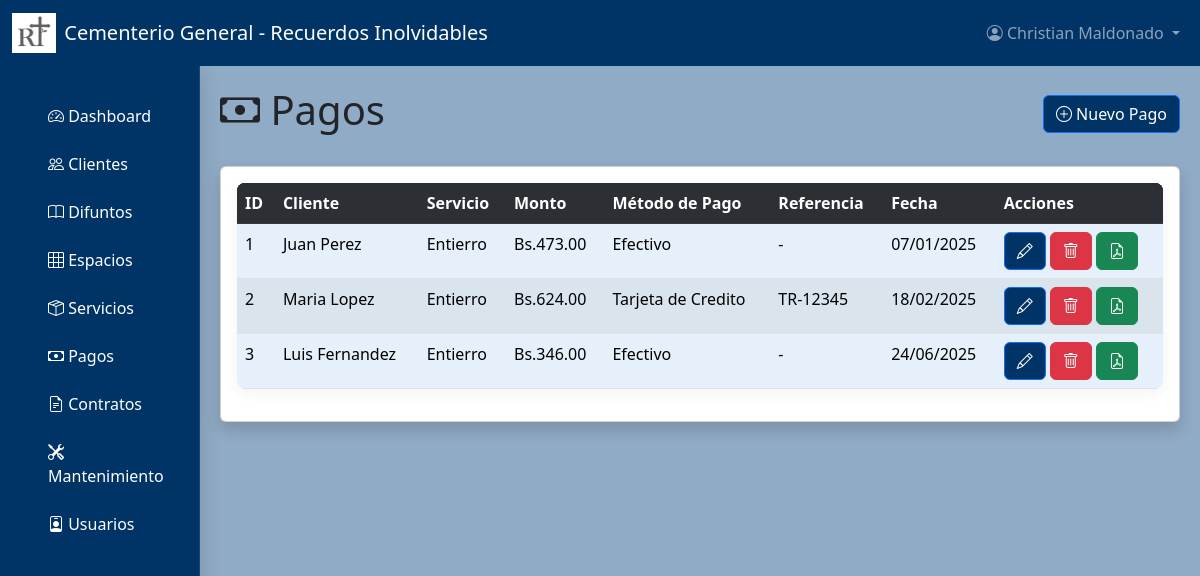
Page /pagos/ (signed in) on the earlier database version.
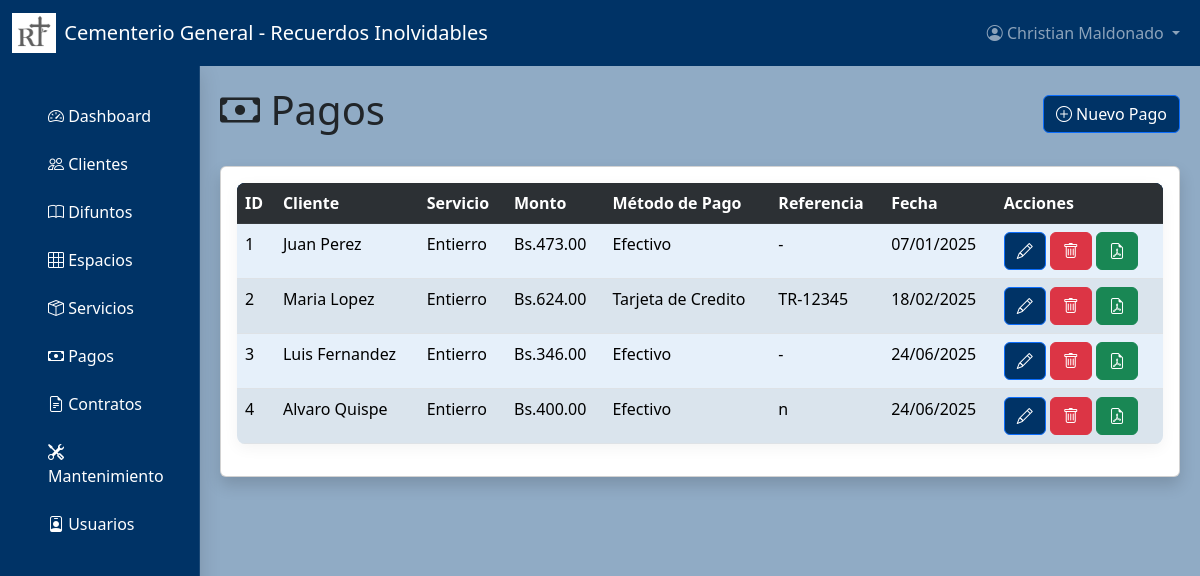
Same page on the later database version.
### models/pago_model.py (models this page shows, shortened)
class Pago(db.Model):
    __tablename__ = "pagos"
    id = db.Column(db.Integer,primary_key=True)
    cliente_id = db.Column(db.Integer,db.ForeignKey('clientes.id'),nullable=False)
    servicio_id = db.Column(db.Integer,db.ForeignKey('servicios.id'),nullable=False)
    monto = db.Column(db.Float(11,2),nullable=False)
    metodo_pago = db.Column(db.String,nullable=True)
    referencia = db.Column(db.String,nullable=True)
    fecha = db.Column(db.DateTime,default=datetime.utcnow)
    cliente = db.relationship('Cliente', back_populates='pagos')
    servicio = db.relationship('Servicio', back_populates='pagos')
    @staticmethod
    def get_all():
        return Pago.query.all()

### models/cliente_model.py (models this page shows, shortened)
class Cliente(db.Model):
    __tablename__ = "clientes"
    id = db.Column(db.Integer,primary_key=True)
    nombre = db.Column(db.String,nullable=False)
    telefono = db.Column(db.Integer,nullable=False)
    email = db.Column(db.String,nullable=False)
    direccion = db.Column(db.String,nullable=False)
    fecha_registro = db.Column(db.DateTime,default=datetime.utcnow)
    difunto = db.relationship('Difunto', back_populates='cliente', lazy=True, cascade="all, delete-orphan")
    servicios = db.relationship('Servicio', back_populates='cliente', lazy=True, cascade="all, delete-orphan")
    pagos = db.relationship('Pago', back_populates='cliente', lazy=True, cascade="all, delete-orphan")
    contratos = db.relationship('Contrato', back_populates='cliente', cascade="all, delete-orphan")
    def delete(self):
        db.session.delete(self)
        db.session.commit()

### models/servicio_model.py (models this page shows, shortened)
class Servicio(db.Model):
    __tablename__ = "servicios"
    id = db.Column(db.Integer,primary_key=True)
    tipo = db.Column(db.String,nullable=False)
    descripcion = db.Column(db.String,nullable=False)
    fecha = db.Column(db.Date,nullable=False)
    hora = db.Column(db.Time,nullable=False)
    cliente_id = db.Column(db.Integer,db.ForeignKey('clientes.id'),nullable=False)
    difunto_id = db.Column(db.Integer,db.ForeignKey('difuntos.id'),nullable=False)
    espacio_id = db.Column(db.Integer,db.ForeignKey('espacios.id'),nullable=True)
    costo = db.Column(db.Float(11,2),nullable=False)
    estado = db.Column(db.String ,nullable=True)
    cliente = db.relationship('Cliente', back_populates='servicios')
    difunto = db.relationship('Difunto', back_populates='servicios')
    espacio = db.relationship('Espacio', back_populates='servicios')
    pagos = db.relationship('Pago', back_populates='servicio')

### controllers/pago_controller.py (the view)
@pago_bp.route("/")
@login_required
def index():
    pagos = Pago.get_all()
    return pago_view.list(pagos)

### models/usuario_model.py (called while the page is built)
    @staticmethod
    def get_by_id(id):
        return Usuario.query.get(id)

### run.py (called while the page is built)
@login_manager.user_loader
def load_user(user_id):
    return Usuario.get_by_id(user_id)

@app.context_processor
def inject_clientes():
    if current_user.is_authenticated:
        return dict(clientes=Cliente.query.all())
    return {}

@app.context_processor
def inject_difuntos():
    if current_user.is_authenticated:
        return dict(difuntos=Difunto.query.all())
    return {}

@app.context_processor
def inject_espacios():
    if current_user.is_authenticated:
        return dict(espacios=Espacio.query.all())
    return {}

@app.context_processor
def inject_servicios():
    if current_user.is_authenticated:
        return dict(servicios=Servicio.query.all())
    return {}

@app.context_processor
def inject_servicios():
    if current_user.is_authenticated:
        return dict(servicios=Servicio.query.all())
    return {}

@app.context_processor
def inject_common_variables():
    if current_user.is_authenticated:
        return {
            'ingresos_totales': db.session.query(db.func.sum(Servicio.costo))
                                .filter(Servicio.estado == 'Pagado').scalar() or 0,
        }
    return {}

### templates/pagos/index.html (shortened to what this page needs)
{% extends 'dashboard.html' %}
{% block dashboard_content %}
<div class="d-flex justify-content-between align-items-center mb-4">
    <h1><i class="bi bi-cash"></i> Pagos</h1>
    <button type="button" class="btn btn-primary" data-bs-toggle="modal" data-bs-target="#ModalCrear">
        <i class="bi bi-plus-circle"></i> Nuevo Pago
    </button>
</div>
<div class="card shadow">
    <div class="card-body">
        <table class="table table-striped">
            <tr class="table-dark">
                <th>ID</th>
                <th>Cliente</th>
                <th>Servicio</th>
                <th>Monto</th>
                <th>Método de Pago</th>
                <th>Referencia</th>
                <th>Fecha</th>
                <th>Acciones</th>
            </tr>
            {% for item in pagos %}
            <tr>
                <td>{{ item.id }}</td>
                <td>
                    {% if item.cliente_id %}
                    {{ item.cliente.nombre }}
                    {% else %}
                    Sin cliente asignado
                    {% endif %}
                </td>
                <td>
                    {% if item.servicio_id %}
                    {{ item.servicio.tipo }}
                    {% else %}
                    Pago general
                    {% endif %}
                </td>
                <td>Bs.{{ "%.2f"|format(item.monto) }}</td>
                <td>{{ item.metodo_pago }}</td>
                <td>{{ item.referencia or '-' }}</td>
                <td>{{ item.fecha.strftime('%d/%m/%Y')}}</td>
                <td>
                    <button class="btn btn-primary" data-bs-target="#ModalEditar{{ item.id }}" data-bs-toggle="modal">
                        <i class="bi bi-pencil"></i>
                    </button>
                    <a href="{{ url_for('pago.delete', id=item.id) }}" class="btn btn-danger">
                        <i class="bi bi-trash"></i>
                    </a>
                    <a href="{{ url_for('pago.generar_recibo', id=item.id) }}" class="btn btn-success" target="_blank">
    <i class="bi bi-file-earmark-pdf"></i>
</a>
                </td>
            </tr>
            {% endfor %}
        </table>
    </div>
</div>
{% endblock %}

Differences in the rows shown:
added Pago: id "4", cliente.nombre "Alvaro Quispe", servicio.tipo "Entierro", monto "400.00", metodo_pago "Efectivo", referencia "n", fecha "24/06/2025"
